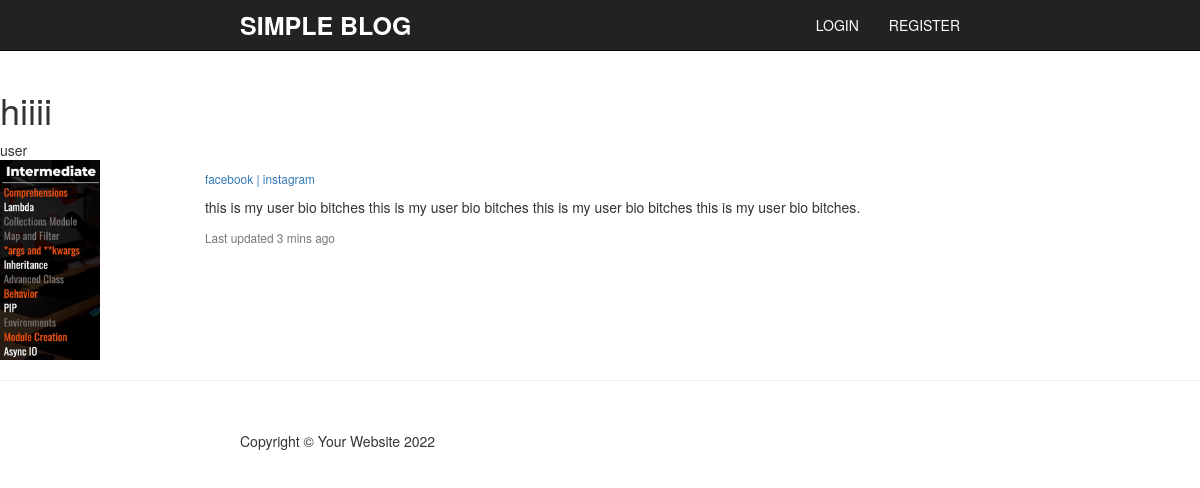
The page /1/profile/ on the database its author committed.
### blog/models.py (models this page shows)
class Profile(models.Model):
    user = models.OneToOneField(User,on_delete=models.CASCADE)
    bio = models.TextField()
    profile_pic = models.ImageField(upload_to="profile_pic",null=True,blank=True)
    webiste_url = models.CharField(max_length=70,null=True,blank=True)
    facebook_url = models.CharField(max_length=70,null=True,blank=True)
    instagram_url = models.CharField(max_length=70,null=True,blank=True)
    def __str__(self):
        return str(self.user)

### accounts/views.py (the view)
# urls.py: path('<int:pk>/profile/',views.ShowProfilePageView.as_view(),name='show_profile'),
class ShowProfilePageView(generic.DetailView):
    model = Profile
    template_name = 'registration/user_profile.html'
    def get_context_data(self, *args,**kwargs):
        context = super(ShowProfilePageView,self).get_context_data(*args, **kwargs)
        page_user = get_object_or_404(Profile,id=self.kwargs['pk'])
        context["page_user"] = page_user
        return context

### accounts/templates/registration/user_profile.html (shortened to what this page needs)
{% extends 'base.html' %}
{% load static %}
{% block body %}
<h1>hiiii</h1>
{{page_user}}
<div class="card mb-3" >
    <div class="row g-0">
      <div class="col-md-2">
        {% if page_user.profile_pic %}
          <img src="{{page_user.profile_pic.url}}" class="img-fluid rounded-start" alt="..." width=100 height=200>
        {% else %}
          <img src="{% static 'images/defalt_pic.jpg' %}" class="img-fluid rounded-start" alt="..." width=100 height=100>
        {% endif %}
      </div>
      <div class="col-md-10">
        <div class="card-body">
          <p class="small text-muted">
            {% if page_user.facebook_url %}
            <a href="{{page_user.facebook_url}}"> facebook | </a>
            {% endif %}
            {% if page_user.instagram_url %}
            <a href="{{page_user.instagram_url}}"> instagram</a>
            {% endif %}
          </p>
          <p class="card-text">{{page_user.user.profile.bio}}.</p>
          <p class="card-text"><small class="text-muted">Last updated 3 mins ago</small></p>
        </div>
      </div>
    </div>
  </div>
  <hr>
{% endblock body %}

### static/css/simple-blog-template.css (style rules this page uses)
body { padding-top: 70px; }

### rows shown on the page
Profile: user.username "user", profile_pic (picture), user.profile.bio "this is my user bio bitches this is my user bio bitches this is my user bio bitches this is my user bio bitches"
